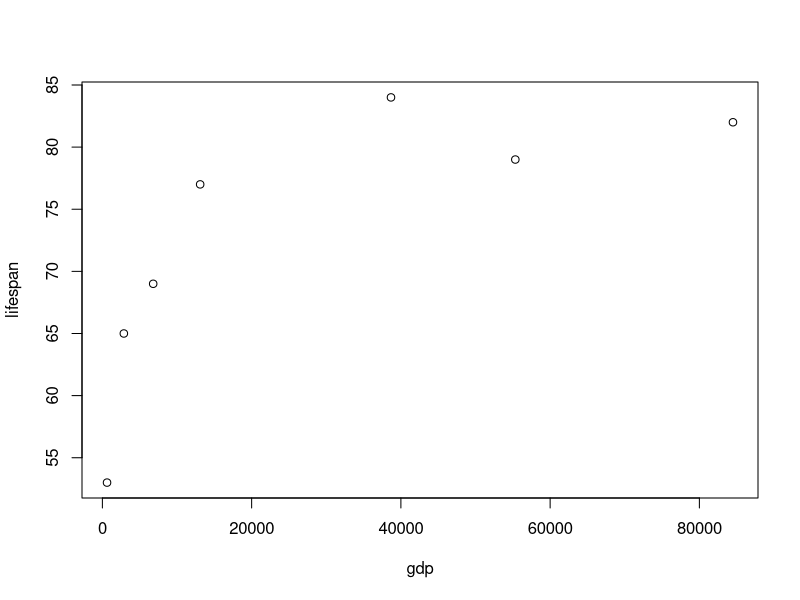
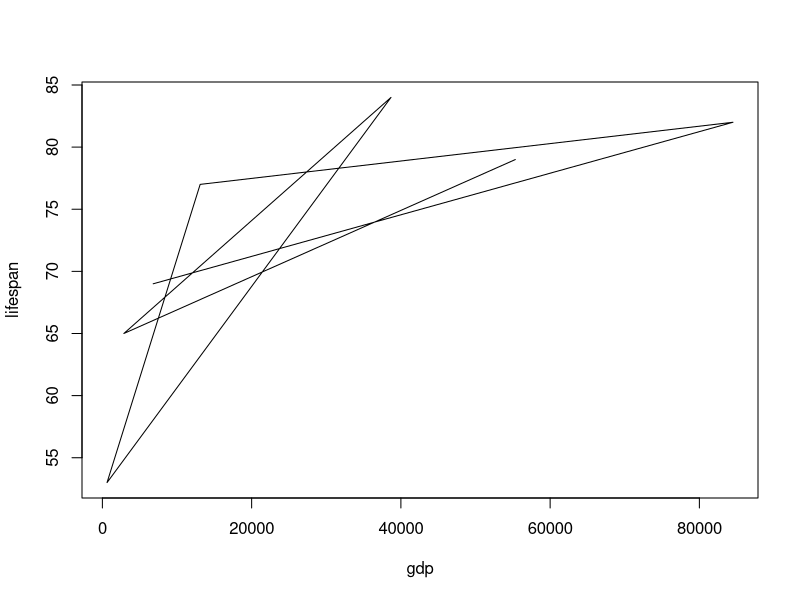
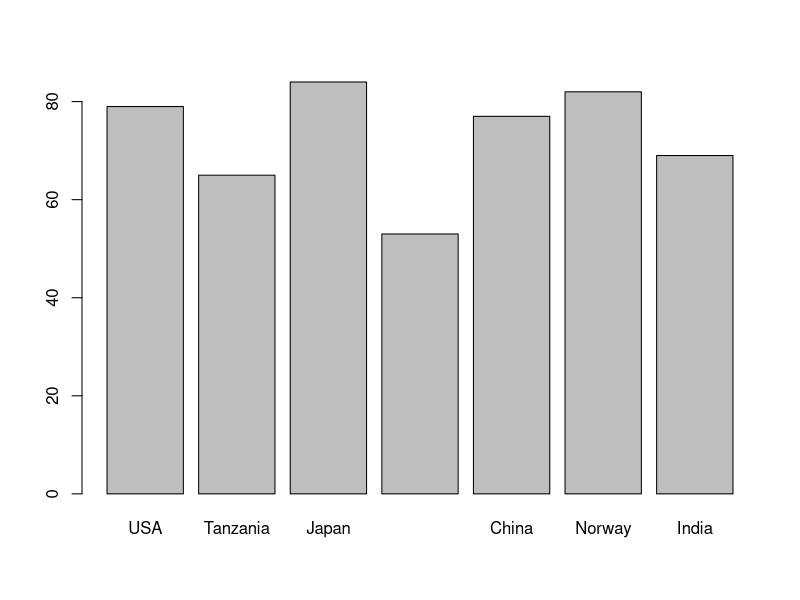
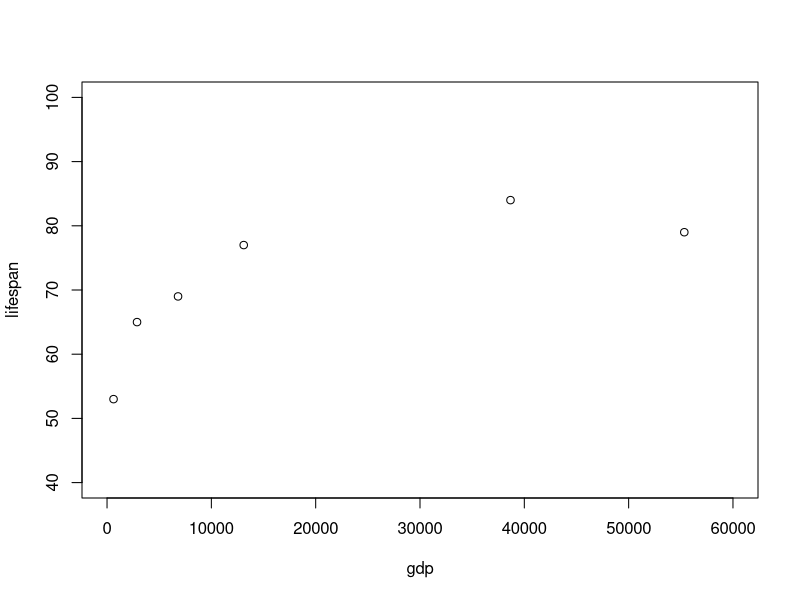
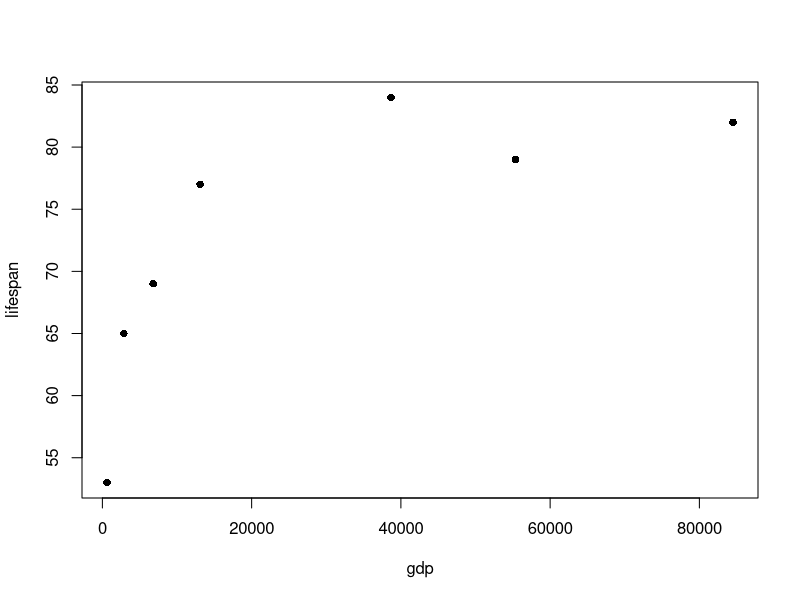
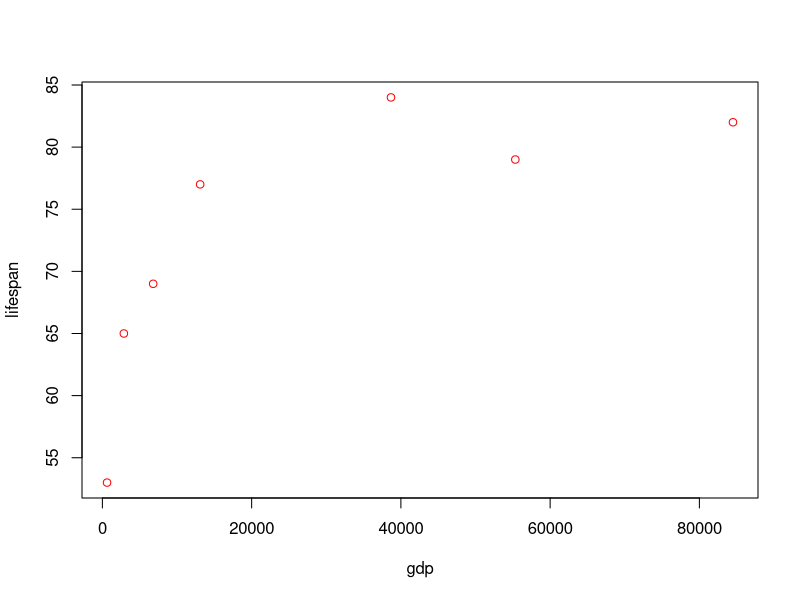
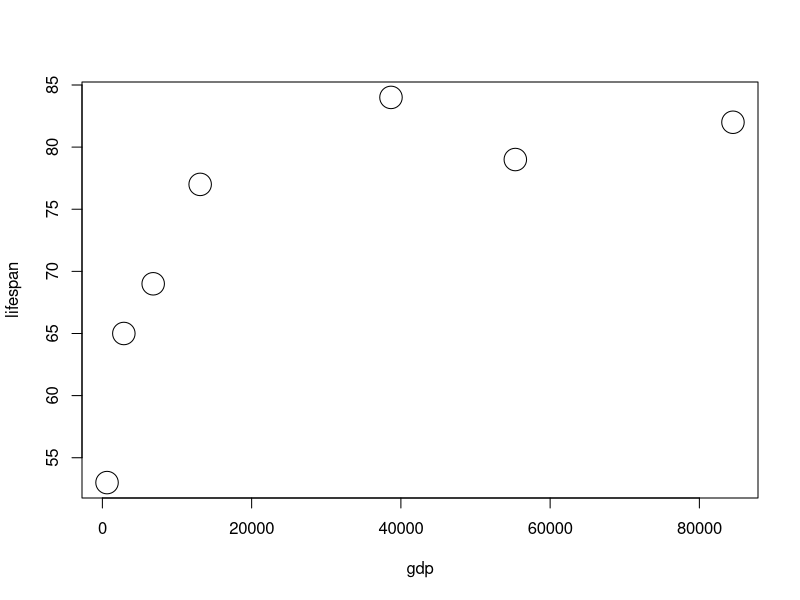
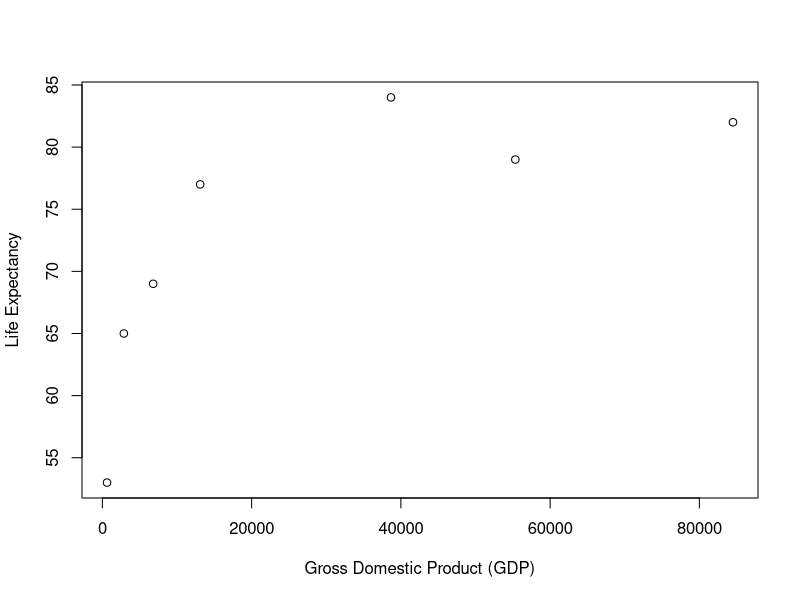

Source code (R) for these figures, in order:
## ---- chunk 1
country <- c("USA","Tanzania","Japan","Ctr. Africa Rep.","China","Norway","India")
lifespan <- c(79,65,84,53,77,82,69)
gdp <- c(55335,2875,38674,623,13102,84500,6807)
## ---- chunk 2
plot(lifespan ~ gdp)
## ---- chunk 3
plot(lifespan ~ gdp, type="l")
## ---- chunk 4
barplot(height=lifespan,names.arg=country)
## ---- chunk 5
plot(lifespan ~ gdp,xlim=c(0,60000),ylim=c(40,100))
## ---- chunk 6
plot(lifespan ~ gdp,pch=16)
## ---- chunk 7
plot(lifespan ~ gdp,col="red")
## ---- chunk 8
plot(lifespan ~ gdp,cex=3)
## ---- chunk 9
plot(lifespan ~ gdp, xlab="Gross Domestic Product (GDP)",ylab="Life Expectancy")
## ---- chunk 10
plot(lifespan ~ gdp,cex.axis=.5)
## ---- chunk 11
plot(lifespan ~ gdp,cex.lab=.5)
## ---- chunk 12
par(mar=c(5,5,0.5,0.5))
plot(lifespan ~ gdp)
## ---- chunk 13
par(mfrow=c(1,2))
plot(lifespan ~ gdp,col="red",pch=16)
plot(lifespan ~ gdp,col="blue",pch=16)
## ---- chunk 14
par(mfrow=c(1,1))
## ---- chunk 15
par(mfrow=c(1,2))
plot(lifespan ~ gdp,type="b")
plot(lifespan ~ gdp,type="o")
par(mfrow=c(1,1))
## ---- chunk 16
plot(lifespan ~ gdp,log="x")
## ---- chunk 17
df <- data.frame(country,lifespan,gdp)
df
## ---- chunk 18
plot(lifespan ~ gdp, data=df)
